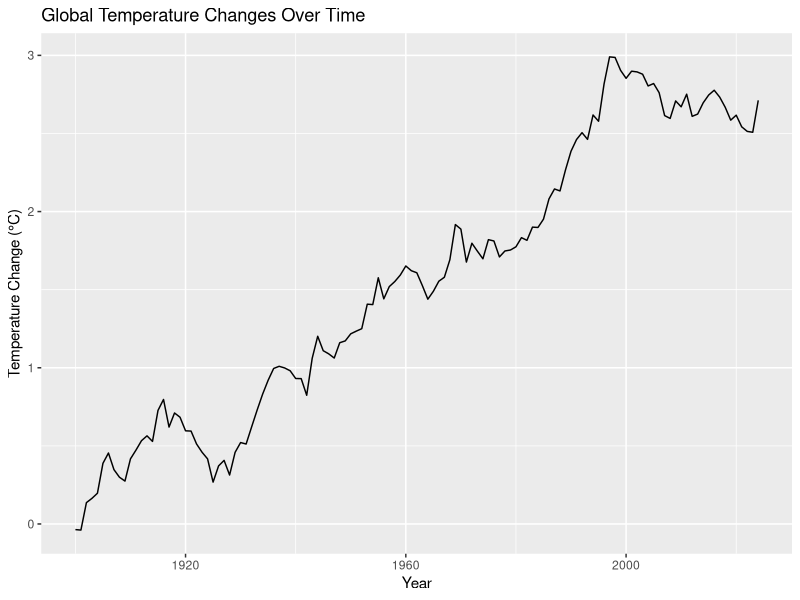

Reproduce this figure in R.
## ---- chunk 1
# Load necessary libraries
library(tidyverse)

# Generate random data
set.seed(123)  # Set seed for reproducibility

# Create a sequence of years from 1900 to 2024
years <- seq(1900, 2024)

# Generate random temperature changes, simulating a gradual increase over time
temperature_change <- cumsum(rnorm(length(years), mean = 0.02, sd = 0.1))

# Combine the years and temperature changes into a data frame
temperature_data <- data.frame(year = years, temperature_change = temperature_change)

# Preview the data
head(temperature_data)
## ---- chunk 2
# Example plot
ggplot(temperature_data, aes(x = year, y = temperature_change)) +
  geom_line() +
  labs(title = "Global Temperature Changes Over Time", x = "Year", y = "Temperature Change (°C)")
